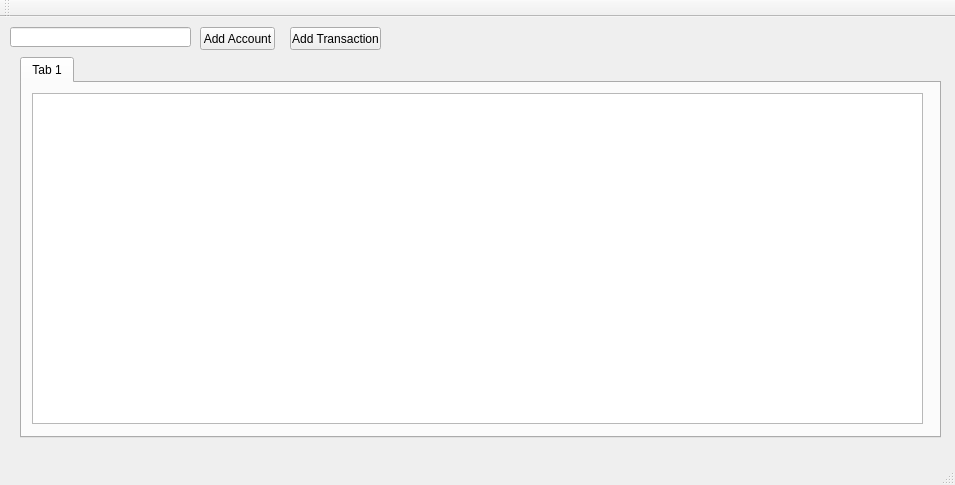
<?xml version="1.0" encoding="UTF-8"?>
<ui version="4.0">
 <class>AcctMgr</class>
 <widget class="QMainWindow" name="AcctMgr">
  <property name="geometry">
   <rect>
    <x>0</x>
    <y>0</y>
    <width>955</width>
    <height>485</height>
   </rect>
  </property>
  <property name="windowTitle">
   <string>AcctMgr</string>
  </property>
  <widget class="QWidget" name="centralWidget">
   <widget class="QPushButton" name="pushButton">
    <property name="geometry">
     <rect>
      <x>200</x>
      <y>10</y>
      <width>75</width>
      <height>23</height>
     </rect>
    </property>
    <property name="text">
     <string>Add Account</string>
    </property>
   </widget>
   <widget class="QPushButton" name="pushButton_2">
    <property name="geometry">
     <rect>
      <x>290</x>
      <y>10</y>
      <width>91</width>
      <height>23</height>
     </rect>
    </property>
    <property name="text">
     <string>Add Transaction</string>
    </property>
   </widget>
   <widget class="QTabWidget" name="tabWidget">
    <property name="geometry">
     <rect>
      <x>20</x>
      <y>40</y>
      <width>921</width>
      <height>381</height>
     </rect>
    </property>
    <property name="currentIndex">
     <number>0</number>
    </property>
    <widget class="QWidget" name="tab">
     <attribute name="title">
      <string>Tab 1</string>
     </attribute>
     <widget class="QTableView" name="tableView">
      <property name="geometry">
       <rect>
        <x>10</x>
        <y>10</y>
        <width>891</width>
        <height>331</height>
       </rect>
      </property>
     </widget>
    </widget>
   </widget>
   <widget class="QLineEdit" name="lineEdit">
    <property name="geometry">
     <rect>
      <x>10</x>
      <y>10</y>
      <width>181</width>
      <height>20</height>
     </rect>
    </property>
   </widget>
  </widget>
  <widget class="QMenuBar" name="menuBar">
   <property name="geometry">
    <rect>
     <x>0</x>
     <y>0</y>
     <width>955</width>
     <height>21</height>
    </rect>
   </property>
  </widget>
  <widget class="QToolBar" name="mainToolBar">
   <attribute name="toolBarArea">
    <enum>TopToolBarArea</enum>
   </attribute>
   <attribute name="toolBarBreak">
    <bool>false</bool>
   </attribute>
  </widget>
  <widget class="QStatusBar" name="statusBar"/>
 </widget>
 <layoutdefault spacing="6" margin="11"/>
 <resources/>
 <connections/>
</ui>
